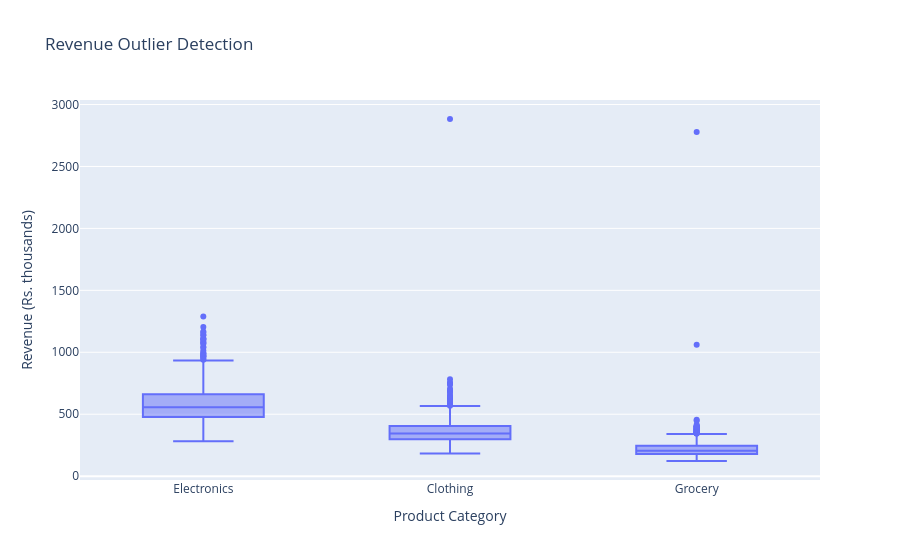

Write notebook code for a chart like this one.
### Markdown cell above
### Task 6: Finding and handling outliers

### Code cell
fig = px.box(
    df,
    x="Category",
    y="Revenue",
    hover_data=["Date", "City"],
    title="Revenue Outlier Detection"
)

fig.update_layout(
    xaxis_title="Product Category",
    yaxis_title="Revenue (Rs. thousands)"
)

fig.show()

# Identify the three extreme outliers
outliers = df.loc[[100, 1502, 2801],
                  ["Date", "City", "Category", "Revenue"]]

print("Three Unusual Values:")
print(outliers)

# Remove outliers
category_mean = df.groupby("Category")["Revenue"].transform("mean")

clean = df[df["Revenue"] <= 3 * category_mean].copy()

print("Rows Removed:", len(df) - len(clean))
print("Clean Dataset Rows:", len(clean))

### Figure 1 — Plotly figure (JSON) as saved in the notebook; plotly's stock layout.template omitted (floating-point values rounded to 4 significant figures; data arrays with more than 128 entries replaced by an {"elided": "..."} marker saying what was removed)
{"data": [{"alignmentgroup": "True", "customdata": {"elided": "3285x2 str values"}, "hovertemplate": "Category=%{x}<br>Revenue=%{y}<br>Date=%{customdata[0]}<br>City=%{customdata[1]}<extra></extra>", "legendgroup": "", "marker": {"color": "#636efa"}, "name": "", "notched": false, "offsetgroup": "", "orientation": "v", "showlegend": false, "type": "box", "x": {"elided": "3285 str values"}, "x0": " ", "xaxis": "x", "y": {"elided": "3285 float values"}, "y0": " ", "yaxis": "y"}], "layout": {"boxmode": "group", "legend": {"tracegroupgap": 0}, "title": {"text": "Revenue Outlier Detection"}, "xaxis": {"anchor": "y", "domain": [0, 1], "title": {"text": "Product Category"}}, "yaxis": {"anchor": "x", "domain": [0, 1], "title": {"text": "Revenue (Rs. thousands)"}}}}
